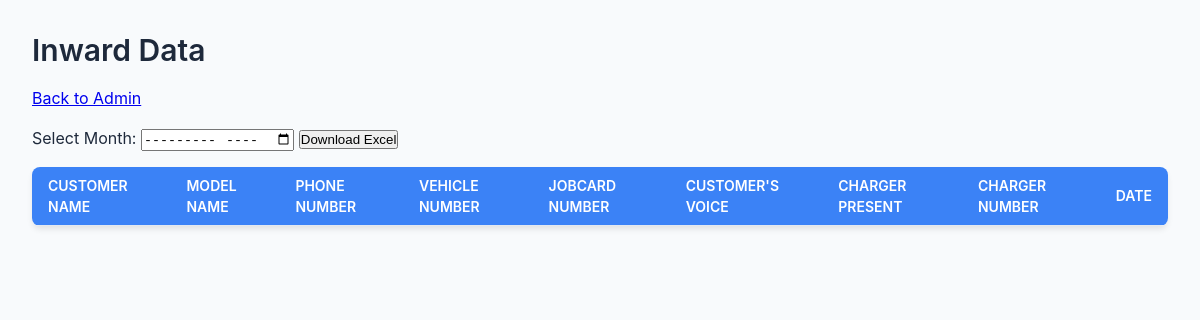
The page /inward_admin on the database as committed earlier.
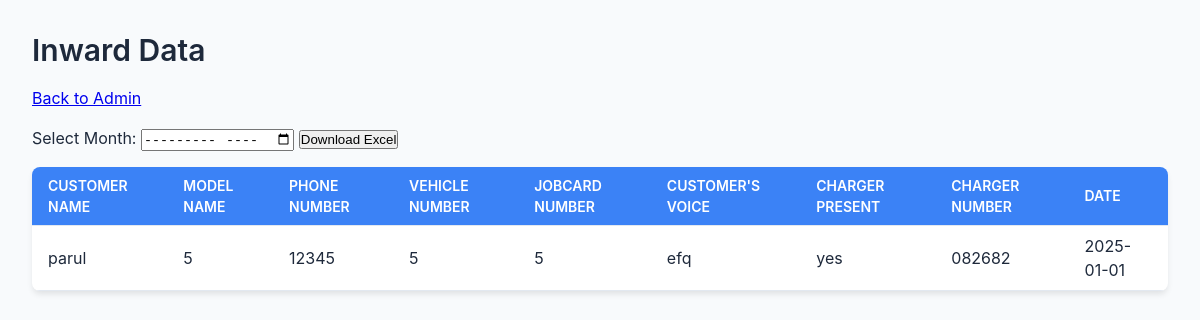
The same page on the database as committed later.
### app.py (models this page shows, shortened)
class Inward(db.Model):
    id = db.Column(db.Integer, primary_key=True)
    customer_name = db.Column(db.String(100), nullable=False)
    model_name = db.Column(db.String(100), nullable=False)
    phone_number = db.Column(db.String(15), nullable=False)
    vehicle_number = db.Column(db.String(20), nullable=False)
    jobcard_number = db.Column(db.String(50), nullable=False)
    customers_voice = db.Column(db.String(500), nullable=False)
    charger_present = db.Column(db.String(5), nullable=False)
    charger_number = db.Column(db.String(50))
    date = db.Column(db.String(20), nullable=False)

### app.py (the view)
@app.route('/inward_admin')
def inward_admin():
    inwards = Inward.query.all()  # Fetch all inward records from the database
    return render_template('inward_admin.html', inwards=inwards, datetime=datetime)

### templates/inward_admin.html (shortened to what this page needs)
<!DOCTYPE html>
<html>
<head>
    <link rel="stylesheet" href="{{ url_for('static', filename='style.css') }}">
</head>
<body>
    <h2>Inward Data</h2>
    <p><a href="{{ url_for('admin') }}">Back to Admin</a></p>
    <form method="get" action="{{ url_for('download_inward_data') }}">
        <label for="month">Select Month:</label>
        <input type="month" id="month" name="month">
        <button type="submit">Download Excel</button>
    </form>
    <table>
        <thead>
            <tr>
                <th>Customer Name</th>
                <th>Model Name</th>
                <th>Phone Number</th>
                <th>Vehicle Number</th>
                <th>Jobcard Number</th>
                <th>Customer's Voice</th>
                <th>Charger Present</th>
                <th>Charger Number</th>
                <th>Date</th>
            </tr>
        </thead>
        <tbody>
            {% for inward in inwards %}
            <tr>
                <td>{{ inward.customer_name }}</td>
                <td>{{ inward.model_name }}</td>
                <td>{{ inward.phone_number }}</td>
                <td>{{ inward.vehicle_number }}</td>
                <td>{{ inward.jobcard_number }}</td>
                <td>{{ inward.customers_voice }}</td>
                <td>{{ inward.charger_present }}</td>
                <td>{{ inward.charger_number }}</td>
                <td>{{ inward.date }}</td>
            </tr>
            {% endfor %}
        </tbody>
    </table>
</body>
</html>

Rows that differ between the two databases and show on the page:
added Inward: customer_name "parul", model_name "5", phone_number "12345", vehicle_number "5", jobcard_number "5", customers_voice "efq", charger_present "yes", charger_number "082682", date "2025-01-01"
